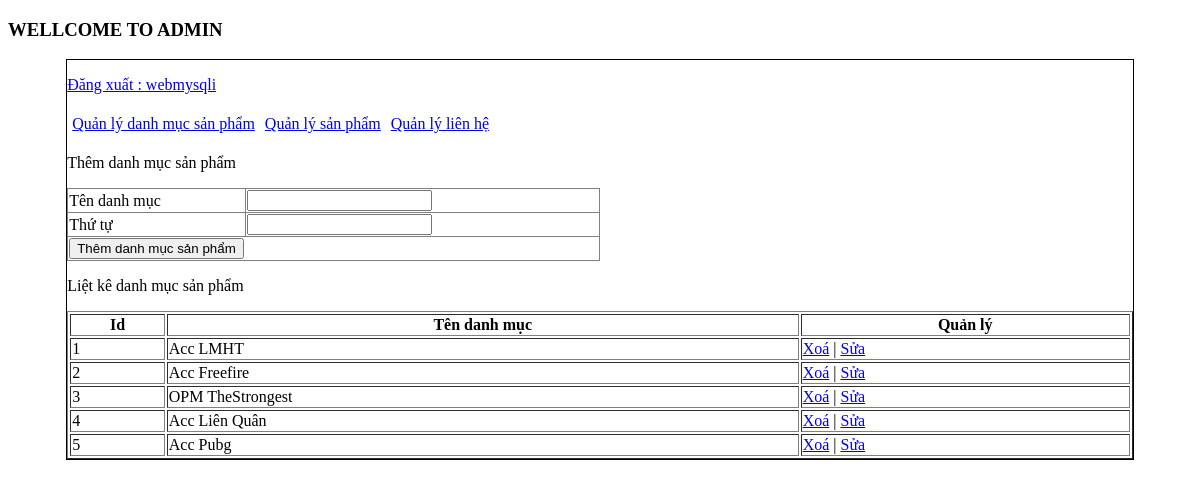
The app's page /admin/index.php?action=quanlydanhmucsanpham&query=them (signed in) with its own data.
### tables this page shows
CREATE TABLE `tbl_danhmuc` (
  `id_danhmuc` int(11) NOT NULL,
  `tendanhmuc` varchar(100) NOT NULL,
  `thutu` int(11) NOT NULL
);

### admin/modules/quanlydanhmucsp/lietke.php (the view)
<?php
	$sql_lietke_danhmucsp = "SELECT * FROM tbl_danhmuc ORDER BY thutu DESC";
	$query_lietke_danhmucsp = mysqli_query($mysqli,$sql_lietke_danhmucsp);
?>
<p>Liệt kê danh mục sản phẩm</p>
<table style="width:100%" border="1" style="border-collapse: collapse;">
  <tr>
  	<th>Id</th>
    <th>Tên danh mục</th>
  	<th>Quản lý</th>
  </tr>
  <?php
  $i = 0;
  while($row = mysqli_fetch_array($query_lietke_danhmucsp)){
  	$i++;
  ?>
  <tr>
  	<td><?php echo $i ?></td>
    <td><?php echo $row['tendanhmuc'] ?></td>
   	<td>
   		<a href="modules/quanlydanhmucsp/xuly.php?iddanhmuc=<?php echo $row['id_danhmuc'] ?>">Xoá</a> | <a href="?action=quanlydanhmucsanpham&query=sua&iddanhmuc=<?php echo $row['id_danhmuc'] ?>">Sửa</a>
   	</td>
  </tr>
  <?php
  }
  ?>
</table>

### records on screen
tbl_danhmuc: tendanhmuc "Acc LMHT"
tbl_danhmuc: tendanhmuc "Acc Freefire"
tbl_danhmuc: tendanhmuc "OPM TheStrongest"
tbl_danhmuc: tendanhmuc "Acc Liên Quân"
tbl_danhmuc: tendanhmuc "Acc Pubg"

### other values on screen
$_SESSION['dangnhap'] "webmysqli"
